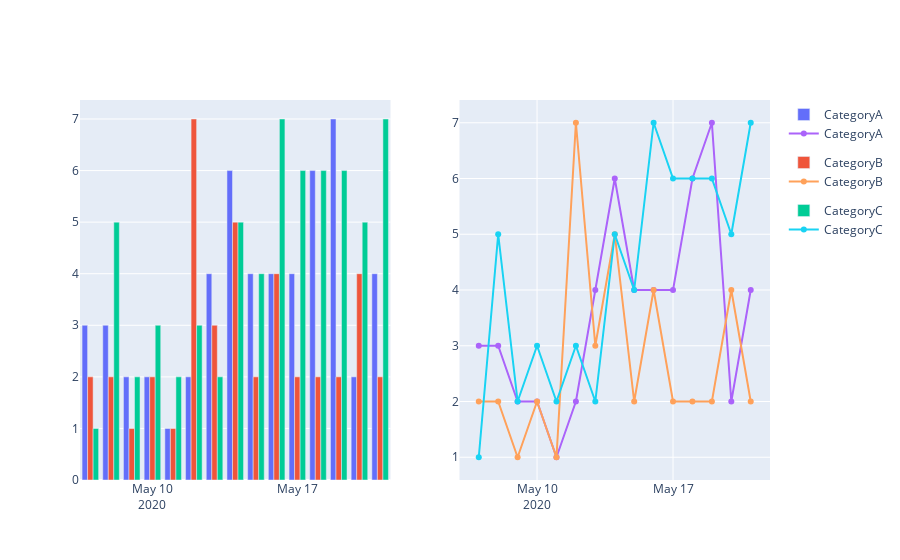

Notebook cell for this chart:
### Code cell
df_bar = df.groupby(['date','category']).size().reset_index().rename(columns={0:'category_count'})
plot_bar_group = df_bar.pivot_table(index='date', columns='category', values='category_count', fill_value=0).reset_index()

fig = make_subplots(rows=1, cols=2, specs=[[{"type": "xy"}, {"type": "xy"}]])

trace1 = go.Bar(x=plot_bar_group.date, y=plot_bar_group.CategoryA, name = 'CategoryA', legendgroup = 'a')
trace2 = go.Bar(x=plot_bar_group.date, y=plot_bar_group.CategoryB, name = 'CategoryB', legendgroup = 'b')
trace3 = go.Bar(x=plot_bar_group.date, y=plot_bar_group.CategoryC, name = 'CategoryC', legendgroup = 'c')

trace4 = go.Scatter(x=plot_bar_group['date'], y=plot_bar_group['CategoryA'], mode='lines+markers', name = 'CategoryA', legendgroup = 'a')
trace5 = go.Scatter(x=plot_bar_group['date'], y=plot_bar_group['CategoryB'], mode='lines+markers', name = 'CategoryB', legendgroup = 'b')
trace6 = go.Scatter(x=plot_bar_group['date'], y=plot_bar_group['CategoryC'], mode='lines+markers', name = 'CategoryC', legendgroup = 'c')

fig.add_traces([trace1, trace2, trace3, trace4, trace5, trace6],
    rows=[1, 1, 1, 1, 1, 1],
    cols=[1, 1, 1, 2, 2, 2])

### Figure 1 — Plotly figure (JSON) as saved in the notebook; plotly's stock layout.template omitted (floating-point values rounded to 4 significant figures)
{"data": [{"legendgroup": "a", "name": "CategoryA", "type": "bar", "x": ["2020-05-07", "2020-05-08", "2020-05-09", "2020-05-10", "2020-05-11", "2020-05-12", "2020-05-13", "2020-05-14", "2020-05-15", "2020-05-16", "2020-05-17", "2020-05-18", "2020-05-19", "2020-05-20", "2020-05-21"], "xaxis": "x", "y": [3, 3, 2, 2, 1, 2, 4, 6, 4, 4, 4, 6, 7, 2, 4], "yaxis": "y"}, {"legendgroup": "b", "name": "CategoryB", "type": "bar", "x": ["2020-05-07", "2020-05-08", "2020-05-09", "2020-05-10", "2020-05-11", "2020-05-12", "2020-05-13", "2020-05-14", "2020-05-15", "2020-05-16", "2020-05-17", "2020-05-18", "2020-05-19", "2020-05-20", "2020-05-21"], "xaxis": "x", "y": [2, 2, 1, 2, 1, 7, 3, 5, 2, 4, 2, 2, 2, 4, 2], "yaxis": "y"}, {"legendgroup": "c", "name": "CategoryC", "type": "bar", "x": ["2020-05-07", "2020-05-08", "2020-05-09", "2020-05-10", "2020-05-11", "2020-05-12", "2020-05-13", "2020-05-14", "2020-05-15", "2020-05-16", "2020-05-17", "2020-05-18", "2020-05-19", "2020-05-20", "2020-05-21"], "xaxis": "x", "y": [1, 5, 2, 3, 2, 3, 2, 5, 4, 7, 6, 6, 6, 5, 7], "yaxis": "y"}, {"legendgroup": "a", "mode": "lines+markers", "name": "CategoryA", "type": "scatter", "x": ["2020-05-07", "2020-05-08", "2020-05-09", "2020-05-10", "2020-05-11", "2020-05-12", "2020-05-13", "2020-05-14", "2020-05-15", "2020-05-16", "2020-05-17", "2020-05-18", "2020-05-19", "2020-05-20", "2020-05-21"], "xaxis": "x2", "y": [3, 3, 2, 2, 1, 2, 4, 6, 4, 4, 4, 6, 7, 2, 4], "yaxis": "y2"}, {"legendgroup": "b", "mode": "lines+markers", "name": "CategoryB", "type": "scatter", "x": ["2020-05-07", "2020-05-08", "2020-05-09", "2020-05-10", "2020-05-11", "2020-05-12", "2020-05-13", "2020-05-14", "2020-05-15", "2020-05-16", "2020-05-17", "2020-05-18", "2020-05-19", "2020-05-20", "2020-05-21"], "xaxis": "x2", "y": [2, 2, 1, 2, 1, 7, 3, 5, 2, 4, 2, 2, 2, 4, 2], "yaxis": "y2"}, {"legendgroup": "c", "mode": "lines+markers", "name": "CategoryC", "type": "scatter", "x": ["2020-05-07", "2020-05-08", "2020-05-09", "2020-05-10", "2020-05-11", "2020-05-12", "2020-05-13", "2020-05-14", "2020-05-15", "2020-05-16", "2020-05-17", "2020-05-18", "2020-05-19", "2020-05-20", "2020-05-21"], "xaxis": "x2", "y": [1, 5, 2, 3, 2, 3, 2, 5, 4, 7, 6, 6, 6, 5, 7], "yaxis": "y2"}], "layout": {"xaxis": {"anchor": "y", "domain": [0, 0.45]}, "xaxis2": {"anchor": "y2", "domain": [0.55, 1]}, "yaxis": {"anchor": "x", "domain": [0, 1]}, "yaxis2": {"anchor": "x2", "domain": [0, 1]}}}
